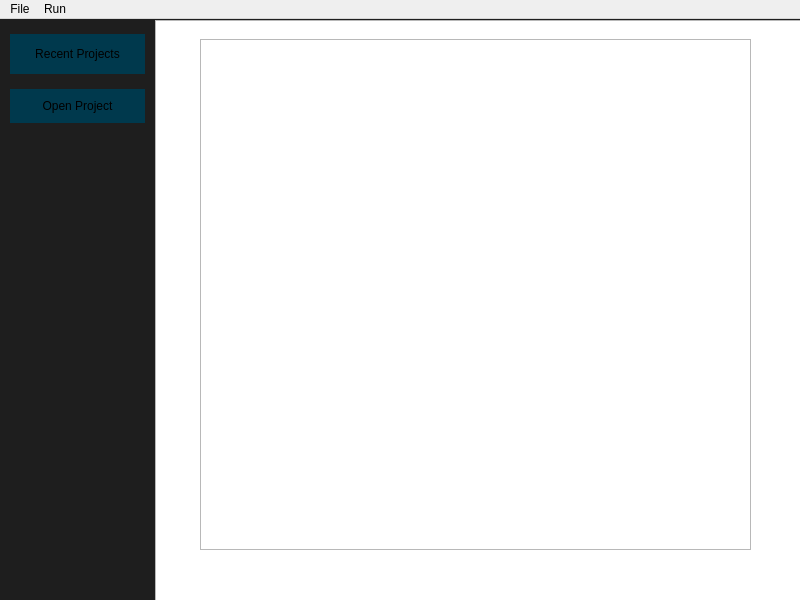
<?xml version="1.0" encoding="UTF-8"?>
<ui version="4.0">
 <class>MainWindow</class>
 <widget class="QMainWindow" name="MainWindow">
  <property name="geometry">
   <rect>
    <x>0</x>
    <y>0</y>
    <width>800</width>
    <height>600</height>
   </rect>
  </property>
  <property name="windowTitle">
   <string>MainWindow</string>
  </property>
  <widget class="QWidget" name="centralwidget">
   <widget class="QLabel" name="background">
    <property name="geometry">
     <rect>
      <x>0</x>
      <y>0</y>
      <width>811</width>
      <height>581</height>
     </rect>
    </property>
    <property name="styleSheet">
     <string notr="true">QLabel {
	background-color: rgb(30,30,30);
}</string>
    </property>
    <property name="text">
     <string/>
    </property>
   </widget>
   <widget class="QTableView" name="viewProjects">
    <property name="geometry">
     <rect>
      <x>155</x>
      <y>1</y>
      <width>651</width>
      <height>581</height>
     </rect>
    </property>
   </widget>
   <widget class="QWidget" name="layoutWidget">
    <property name="geometry">
     <rect>
      <x>0</x>
      <y>0</y>
      <width>155</width>
      <height>121</height>
     </rect>
    </property>
    <layout class="QVBoxLayout" name="verticalLayout" stretch="0,0">
     <property name="spacing">
      <number>0</number>
     </property>
     <property name="leftMargin">
      <number>10</number>
     </property>
     <property name="topMargin">
      <number>0</number>
     </property>
     <property name="rightMargin">
      <number>10</number>
     </property>
     <item>
      <widget class="QPushButton" name="recentProjects">
       <property name="minimumSize">
        <size>
         <width>0</width>
         <height>40</height>
        </size>
       </property>
       <property name="styleSheet">
        <string notr="true">QPushButton {
	border-radius: 0px;
	background: rgb(0,57,77);

	padding: 5px;
}</string>
       </property>
       <property name="text">
        <string>Recent Projects</string>
       </property>
       <property name="default">
        <bool>true</bool>
       </property>
      </widget>
     </item>
     <item>
      <widget class="QPushButton" name="openProjects">
       <property name="styleSheet">
        <string notr="true">QPushButton {
	border-radius: 0px;
	background: rgb(0,57,77);

	padding: 10px;
}</string>
       </property>
       <property name="text">
        <string>Open Project</string>
       </property>
      </widget>
     </item>
    </layout>
   </widget>
   <widget class="QTextEdit" name="displayModule">
    <property name="geometry">
     <rect>
      <x>200</x>
      <y>20</y>
      <width>551</width>
      <height>511</height>
     </rect>
    </property>
   </widget>
  </widget>
  <widget class="QMenuBar" name="menubar">
   <property name="geometry">
    <rect>
     <x>0</x>
     <y>0</y>
     <width>800</width>
     <height>24</height>
    </rect>
   </property>
   <widget class="QMenu" name="menuFile">
    <property name="title">
     <string>File</string>
    </property>
    <widget class="QMenu" name="menuExport_Robot_Data">
     <property name="title">
      <string>Export Robot Data</string>
     </property>
     <addaction name="separator"/>
     <addaction name="action_pdf"/>
     <addaction name="action_json"/>
    </widget>
    <addaction name="actionOpen_Project"/>
    <addaction name="menuExport_Robot_Data"/>
   </widget>
   <widget class="QMenu" name="menuRun">
    <property name="title">
     <string>Run</string>
    </property>
    <addaction name="actionRun"/>
    <addaction name="actionRun_Debug"/>
   </widget>
   <addaction name="menuFile"/>
   <addaction name="menuRun"/>
  </widget>
  <action name="actionOpen_Project">
   <property name="text">
    <string>Open Project</string>
   </property>
  </action>
  <action name="action_pdf">
   <property name="text">
    <string>.pdf</string>
   </property>
  </action>
  <action name="action_json">
   <property name="text">
    <string>.json</string>
   </property>
  </action>
  <action name="actionRun">
   <property name="text">
    <string>Run</string>
   </property>
  </action>
  <action name="actionRun_Debug">
   <property name="text">
    <string>Run &amp; Debug</string>
   </property>
  </action>
 </widget>
 <resources/>
 <connections/>
</ui>
